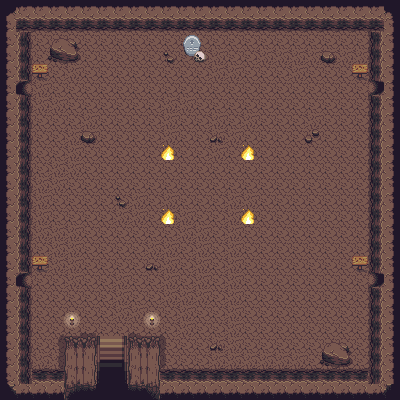

A level layout from a 2D game, rendered from its tile map. Below: a short description, then the map file with tile-grid data replaced by summaries:
An orthogonal 25x25 tile map with 16x16 px tiles, 5 tile layers (Background, Mapa, AdornosBlack, AdornosFront, ...), 4 tilesets and 23 objects (4x Letrero, Lápida misteriosa).

<map version="1.2" tiledversion="1.3.1" orientation="orthogonal" renderorder="right-down" compressionlevel="0" width="25" height="25" tilewidth="16" tileheight="16" infinite="0" nextlayerid="8" nextobjectid="28">
 <tileset firstgid="1" source="../Tilesets/Cave.tsx" />
 <tileset firstgid="1001" source="../Tilesets/Overworld.tsx" />
 <tileset firstgid="2441" source="../Tilesets/Inner.tsx" />
 <tileset firstgid="3441" source="../Tilesets/Objects.tsx" />
 <layer id="1" name="Background" width="25" height="25">
  <data>[625 cells, 625 non-empty, 10 distinct tile ids]</data>
 </layer>
 <layer id="3" name="Mapa" width="25" height="25">
  <data>[625 cells, 232 non-empty, 39 distinct tile ids]</data>
 </layer>
 <layer id="4" name="AdornosBlack" width="25" height="25">
  <data>[625 cells, 0 non-empty, 0 distinct tile ids]</data>
 </layer>
 <layer id="5" name="AdornosFront" width="25" height="25">
  <data>[625 cells, 3 non-empty, 3 distinct tile ids]</data>
 </layer>
 <layer id="6" name="Foreground" width="25" height="25">
  <data>[625 cells, 4 non-empty, 1 distinct tile ids]</data>
 </layer>
 <objectgroup id="2" name="Colisiones">
  <object id="1" x="29" y="80">
   <polyline points="0,0 0,-50 342,-50 342,0" />
  </object>
  <object id="2" x="372" y="96">
   <polyline points="0,0 0,176" />
  </object>
  <object id="3" x="372" y="288">
   <polyline points="0,0 -1,82 -212,82 -212,49 -245,49 -245,82" />
  </object>
  <object id="4" x="97" y="370">
   <polyline points="0,0 0,-33 -33,-33 -33,0 -68,0 -68,-82" />
  </object>
  <object id="5" x="29" y="272">
   <polyline points="0,0 0,-176" />
  </object>
  <object id="6" x="240" y="209" width="16" height="16" />
  <object id="7" x="160" y="209" width="16" height="16" />
  <object id="8" x="160" y="144" width="16" height="16" />
  <object id="9" x="240" y="144" width="16" height="16" />
  <object id="14" x="181" y="35" width="25" height="29" />
  <object id="17" x="352" y="64" width="16" height="16" />
  <object id="19" x="352" y="256" width="16" height="16" />
  <object id="20" x="32" y="256" width="16" height="16" />
  <object id="23" x="32" y="64" width="16" height="16" />
  <object id="24" x="48" y="32" width="32" height="32">
   <ellipse />
  </object>
  <object id="25" x="80" y="128" width="16" height="16">
   <ellipse />
  </object>
  <object id="26" x="320" y="336" width="32" height="32">
   <ellipse />
  </object>
  <object id="27" x="320" y="48" width="16" height="16">
   <ellipse />
  </object>
 </objectgroup>
 <objectgroup id="7" name="Interacciones">
  <object id="15" name="Lápida misteriosa" x="179" y="33" width="29" height="33" />
  <object id="16" name="Letrero" x="350" y="62" width="20" height="20" />
  <object id="18" name="Letrero" x="350" y="254" width="20" height="20" />
  <object id="21" name="Letrero" x="30" y="254" width="20" height="20" />
  <object id="22" name="Letrero" x="30" y="62" width="20" height="21" />
 </objectgroup>
</map>
